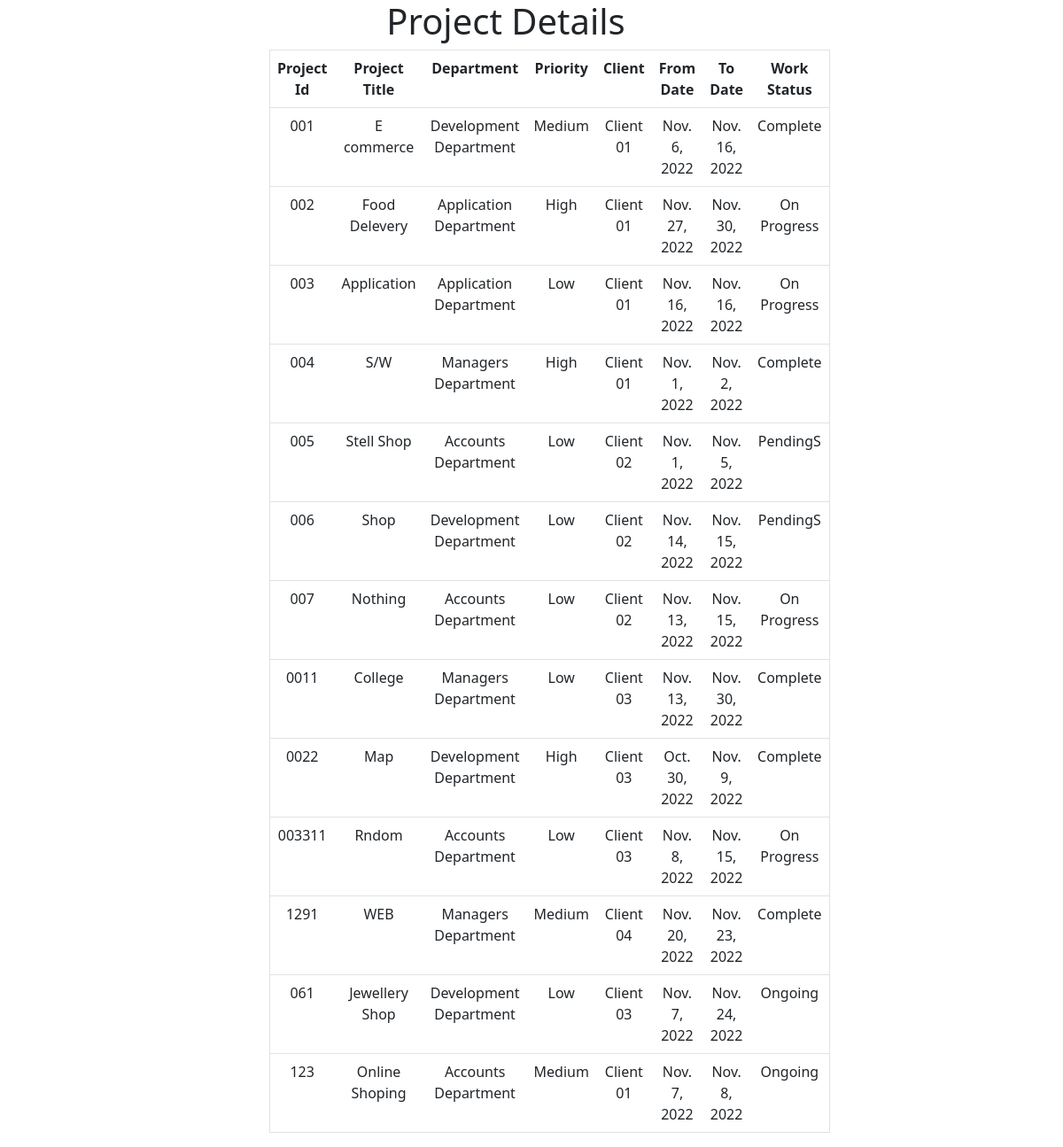
The app's page /ProjectDetail/ with its own data.
### mainApp/models.py (models this page shows, shortened)
class Project(models.Model):
	project_id=models.CharField(max_length=30)
	project_title=models.CharField(max_length=30)
	department=models.CharField(max_length=30,null=True)
	priority=models.CharField(max_length=30,null=True)
	client=models.CharField(max_length=30,null=True)
	From_Date=models.DateField(null=True)
	To_Date=models.DateField(null=True)
	work_status=models.CharField(max_length=30,null=True)

### mainApp/views.py (the view)
# urls.py: path('ProjectDetail/',views.ProjectDetail),
def ProjectDetail(request):
    var = Project.objects.all()
    return render(request,"ProjectDetail.html",{'key':var})

### mainApp/templates/ProjectDetail.html (shortened to what this page needs)
<!DOCTYPE html>
{% load static %}
<html>
<head>
		<link href="https://cdn.jsdelivr.net/npm/bootstrap@5.2.2/dist/css/bootstrap.min.css" rel="stylesheet">
	<link rel="stylesheet" type="text/css" href="{% static "css/style.css" %}">
</head>
<body>
<div class="container " style="width: 200vw;text-align: center; ">
    <div class="row " style="width: 50%; margin-left: 250px; ">
<form>
<h1>Project Details</h1>
	<table border="1" style="" class="table">
		<tr>
		<th>Project Id</th>
		<th>Project Title</th>
		<th>Department</th>
		<th>Priority</th>
		<th>Client</th>
		<th>From Date</th>
		<th>To Date</th>
		<th>Work Status</th>
		</tr>
			{% for i in key %}
		<tr>
			<td>{{i.project_id}}</td>
			<td>{{i.project_title}}</td>
			<td>{{i.department}}</td>
			<td>{{i.priority}}</td>
			<td>{{i.client}}</td>
			<td>{{i.From_Date}}</td>
			<td>{{i.To_Date}}</td>
			<td>{{i.work_status}}</td>
		</tr>
			{% endfor %}
	</table>
</form>
</div></div>

### mainApp/static/css/style.css (style rules this page uses)
* { margin: 0; }

### records on screen
Project: project_id "001", project_title "E commerce", department "Development Department", priority "Medium", client "Client 01", From_Date "Nov. 6, 2022", To_Date "Nov. 16, 2022", work_status "Complete"
Project: project_id "002", project_title "Food Delevery", department "Application Department", priority "High", client "Client 01", From_Date "Nov. 27, 2022", To_Date "Nov. 30, 2022", work_status "On Progress"
Project: project_id "003", project_title "Application", department "Application Department", priority "Low", client "Client 01", From_Date "Nov. 16, 2022", To_Date "Nov. 16, 2022", work_status "On Progress"
Project: project_id "004", project_title "S/W", department "Managers Department", priority "High", client "Client 01", From_Date "Nov. 1, 2022", To_Date "Nov. 2, 2022", work_status "Complete"
Project: project_id "005", project_title "Stell Shop", department "Accounts Department", priority "Low", client "Client 02", From_Date "Nov. 1, 2022", To_Date "Nov. 5, 2022", work_status "PendingS"
Project: project_id "006", project_title "Shop", department "Development Department", priority "Low", client "Client 02", From_Date "Nov. 14, 2022", To_Date "Nov. 15, 2022", work_status "PendingS"
Project: project_id "007", project_title "Nothing", department "Accounts Department", priority "Low", client "Client 02", From_Date "Nov. 13, 2022", To_Date "Nov. 15, 2022", work_status "On Progress"
Project: project_id "0011", project_title "College", department "Managers Department", priority "Low", client "Client 03", From_Date "Nov. 13, 2022", To_Date "Nov. 30, 2022", work_status "Complete"
Project: project_id "0022", project_title "Map", department "Development Department", priority "High", client "Client 03", From_Date "Oct. 30, 2022", To_Date "Nov. 9, 2022", work_status "Complete"
Project: project_id "003311", project_title "Rndom", department "Accounts Department", priority "Low", client "Client 03", From_Date "Nov. 8, 2022", To_Date "Nov. 15, 2022", work_status "On Progress"
Project: project_id "1291", project_title "WEB", department "Managers Department", priority "Medium", client "Client 04", From_Date "Nov. 20, 2022", To_Date "Nov. 23, 2022", work_status "Complete"
Project: project_id "061", project_title "Jewellery Shop", department "Development Department", priority "Low", client "Client 03", From_Date "Nov. 7, 2022", To_Date "Nov. 24, 2022", work_status "Ongoing"
Project: project_id "123", project_title "Online Shoping", department "Accounts Department", priority "Medium", client "Client 01", From_Date "Nov. 7, 2022", To_Date "Nov. 8, 2022", work_status "Ongoing"
